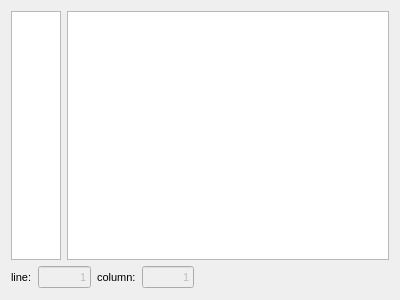
<?xml version="1.0" encoding="UTF-8"?>
<ui version="4.0">
 <class>cPadView</class>
 <widget class="QWidget" name="cPadView">
  <property name="geometry">
   <rect>
    <x>0</x>
    <y>0</y>
    <width>400</width>
    <height>300</height>
   </rect>
  </property>
  <property name="font">
   <font>
    <pointsize>8</pointsize>
   </font>
  </property>
  <property name="windowTitle">
   <string>Form</string>
  </property>
  <layout class="QVBoxLayout" name="verticalLayout">
   <item>
    <layout class="QHBoxLayout" name="horizontalLayout_4">
     <item>
      <widget class="QListWidget" name="lineListWidget">
       <property name="sizePolicy">
        <sizepolicy hsizetype="Fixed" vsizetype="Expanding">
         <horstretch>0</horstretch>
         <verstretch>0</verstretch>
        </sizepolicy>
       </property>
       <property name="maximumSize">
        <size>
         <width>50</width>
         <height>16777215</height>
        </size>
       </property>
      </widget>
     </item>
     <item>
      <widget class="QTextEdit" name="padTextEdit"/>
     </item>
    </layout>
   </item>
   <item>
    <layout class="QHBoxLayout" name="horizontalLayout_3">
     <item>
      <layout class="QHBoxLayout" name="horizontalLayout">
       <item>
        <widget class="QLabel" name="lineLabel">
         <property name="text">
          <string>line:</string>
         </property>
        </widget>
       </item>
       <item>
        <widget class="QLineEdit" name="lineLineEdit">
         <property name="enabled">
          <bool>false</bool>
         </property>
         <property name="text">
          <string>1</string>
         </property>
         <property name="alignment">
          <set>Qt::AlignRight|Qt::AlignTrailing|Qt::AlignVCenter</set>
         </property>
        </widget>
       </item>
      </layout>
     </item>
     <item>
      <layout class="QHBoxLayout" name="horizontalLayout_2">
       <item>
        <widget class="QLabel" name="columnLabel">
         <property name="text">
          <string>column:</string>
         </property>
        </widget>
       </item>
       <item>
        <widget class="QLineEdit" name="columnLineEdit">
         <property name="enabled">
          <bool>false</bool>
         </property>
         <property name="text">
          <string>1</string>
         </property>
         <property name="alignment">
          <set>Qt::AlignRight|Qt::AlignTrailing|Qt::AlignVCenter</set>
         </property>
        </widget>
       </item>
      </layout>
     </item>
     <item>
      <spacer name="horizontalSpacer">
       <property name="orientation">
        <enum>Qt::Horizontal</enum>
       </property>
       <property name="sizeHint" stdset="0">
        <size>
         <width>250</width>
         <height>23</height>
        </size>
       </property>
      </spacer>
     </item>
    </layout>
   </item>
  </layout>
 </widget>
 <resources/>
 <connections/>
</ui>
